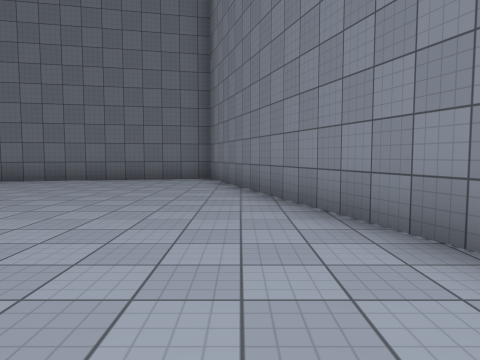
[1] (above)

24 first-person views from a walk through a scene from a Unity 3-D project. The camera is 1.3 m above the floor, tilts 4° down and sees 70° across. The floor is counted in squares, 2 m on a side. Each view is taken from the middle of a square. On the plan, view 1 faces up. The plan holds only what a view shows up to about 10 squares ahead; the rest is blank. The place goes on beyond the plan. The player character is not drawn. Surface patterns are stand-ins for the level's own textures.

[2]
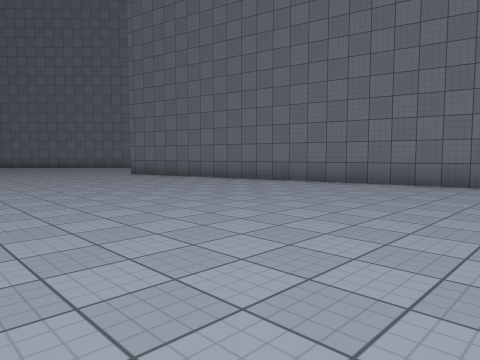

[3]
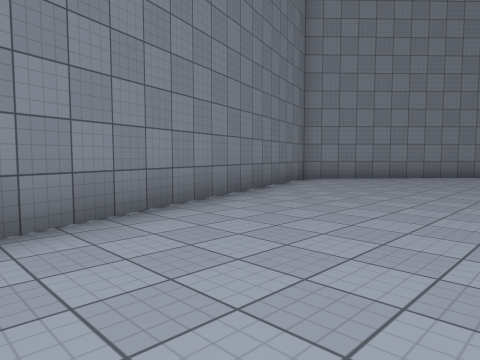

[4]
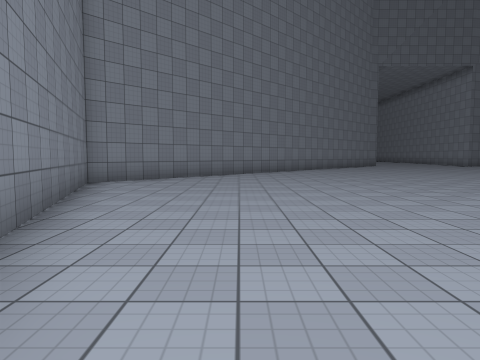

[5]
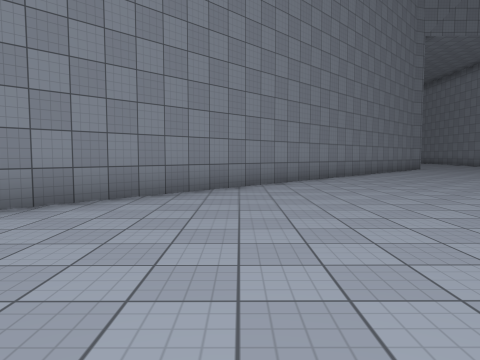

[6]
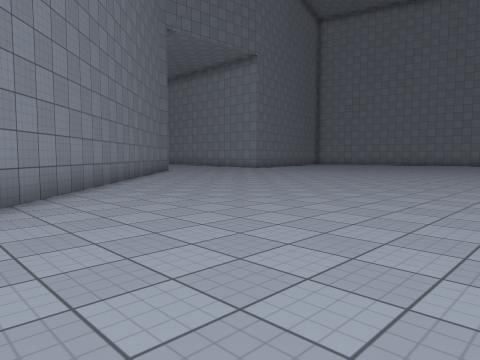

[7]
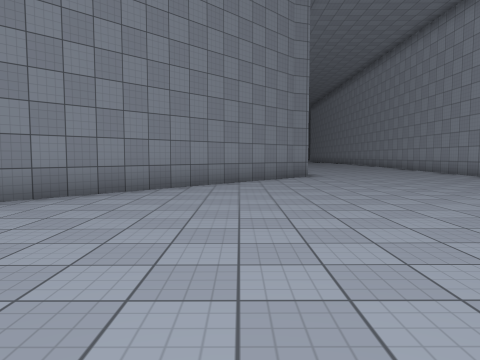

[8]
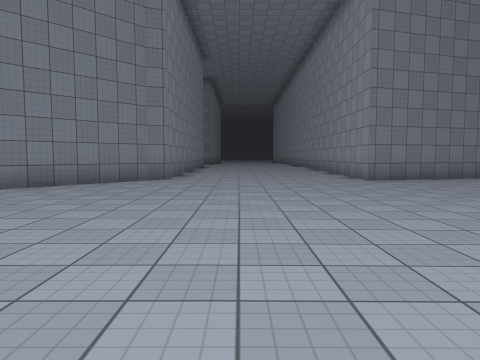

[9]
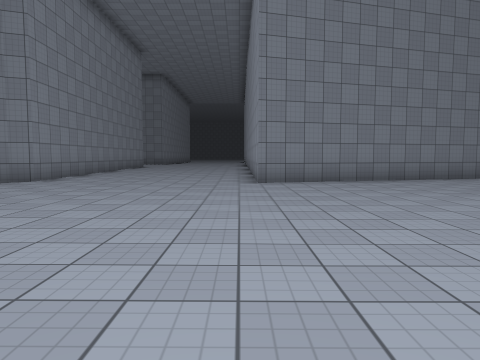

[10]
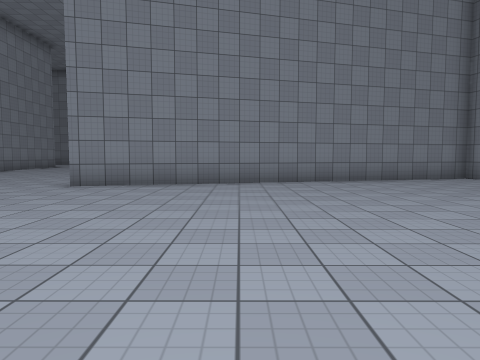

[11]
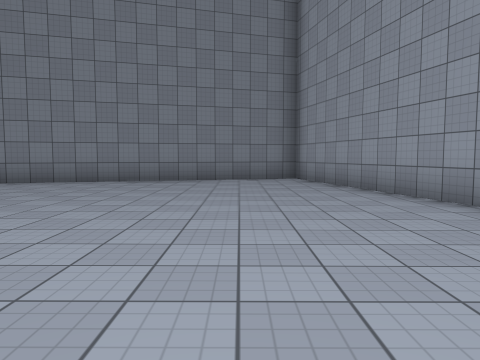

[12]
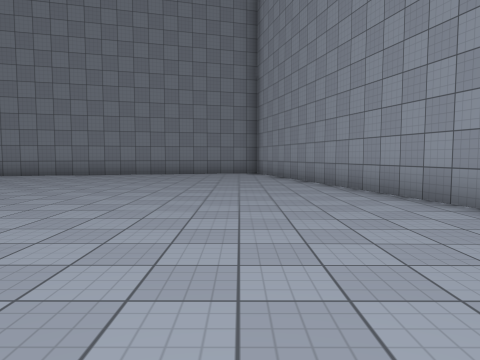

[13]
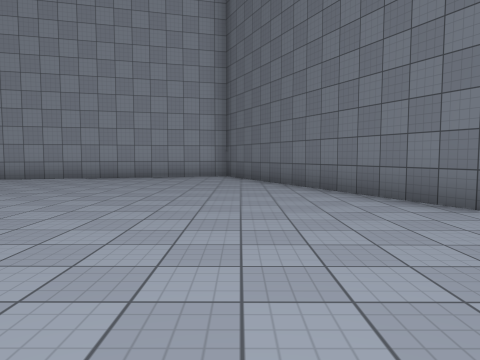

[14]
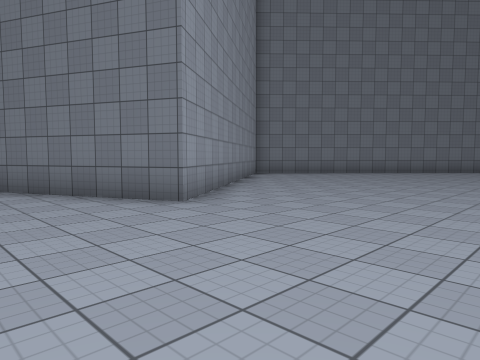

[15]
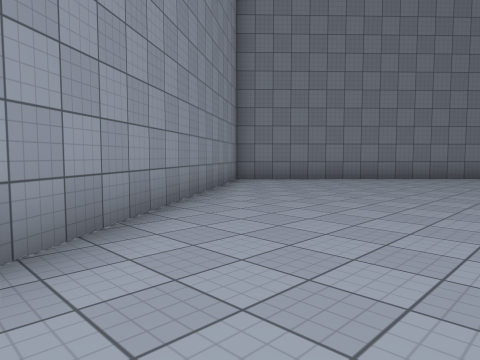

[16]
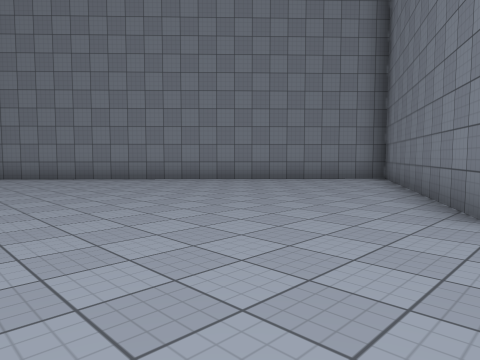

[17]
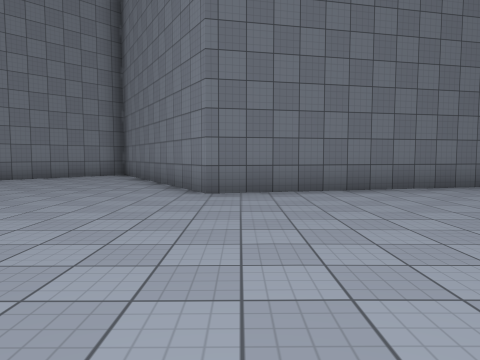

[18]
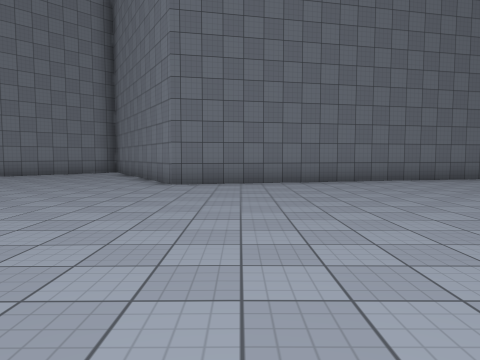

[19]
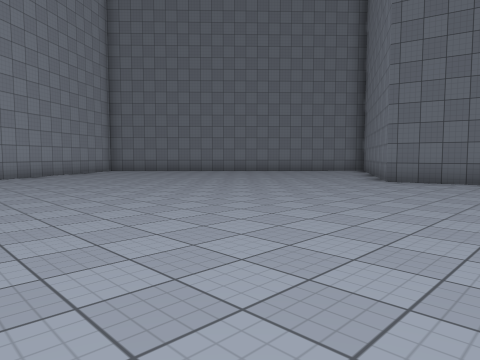

[20]
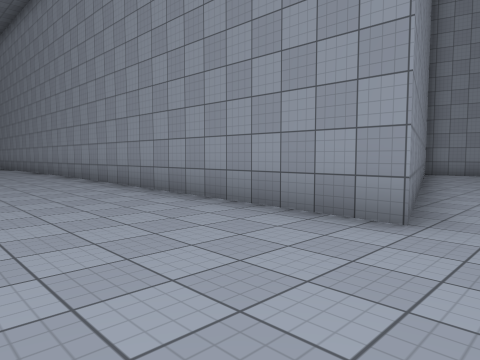

[21]
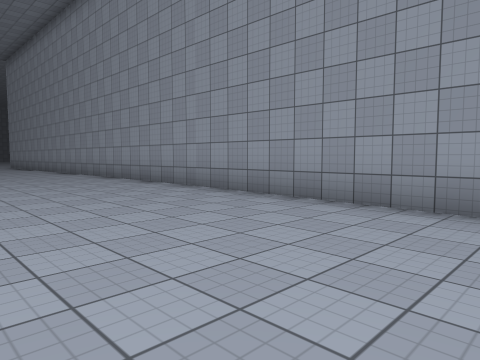

[22]
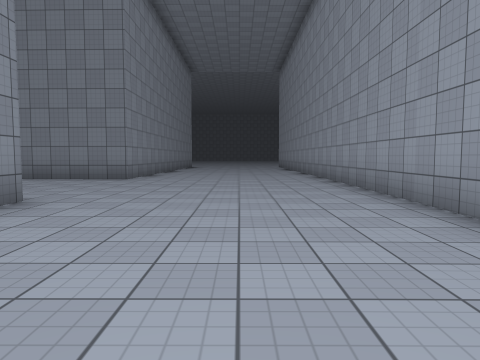

[23]
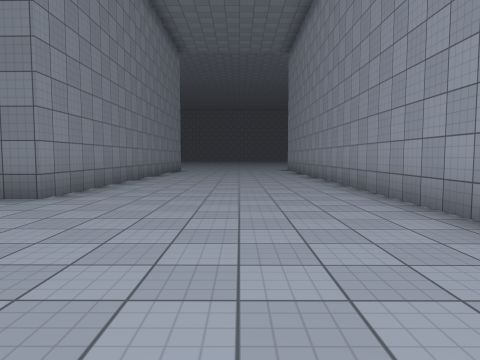

[24]
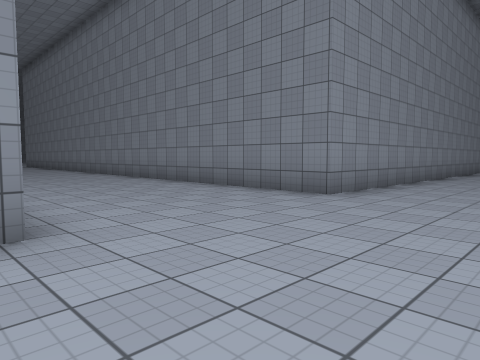

### Floor plan
Key: @ floor where view 1 was taken; # wall or solid block; . main floor; : floor 0.25 m higher than the main floor.
Columns run from 26 left of view 1 to 4 right of it. Each row starts with its distance up from view 1.
 11       ##..##
 10      ##....#          #####
  9     ##......#    ######...#
  8    ##.......######........#
  7   ##......................##
  6  ##........................#
  5  #.........................#
  4  #.........................##
  3  ##.........................#
  2   ##........................#
  1    #.............    .......##
  0     #............      ...@..#
 -1     ##...........     .......#
 -2     ##.....  ....     .......##
 -3   ###......          .........#
 -4 ###........         ..........#
 -5 #..........       ...........##
 -6 ..........     .............##
 -7 .........      ............##
 -8 .......      . ...........##
 -9 ......   .  .............##
-10 #...... ................##
-11 #.......................#
-12 #......................#
-13 #.....................#
-14 ##...................##
-15  #..................##
-16  #.................##
-17  ##......####.....##
-18   #...####  #...::#
-19   #####     #..:
-20             #:::::
-21             #:::::
-22             #:::::
-23             #:::::
-24             #:::::
-25             #:::::#
-26             #:::::::::
-27             #:::::::::::::
-28             #:::::::::::::
-29             #:::::::::::::
-30             #:::::######:
-31             #:::::#    ##
-32             #:::::#
-33             #:::::#
-34             #:::::#
-35             #:::::#

Positions as (right, up) in squares from view 1, and headings:
1: (0, 0), facing up
2: (-2, 1), facing up-left
3: (-2, 4), facing down-right
4: (0, 4), facing down
5: (0, -1), facing down
6: (0, -4), facing down-left
7: (-6, -6), facing down
8: (-10, -7), facing down
9: (-13, -8), facing down
10: (-17, -9), facing down
11: (-22, -9), facing down
12: (-23, -6), facing down
13: (-16, -5), facing left
14: (-16, -5), facing up-left
15: (-18, -2), facing up-left
16: (-13, 3), facing up-left
17: (-13, 1), facing up
18: (-12, -1), facing up
19: (-10, -2), facing up-left
20: (-10, -15), facing down-left
21: (-9, -20), facing down-left
22: (-11, -21), facing down
23: (-11, -25), facing down
24: (-11, -25), facing down-right
